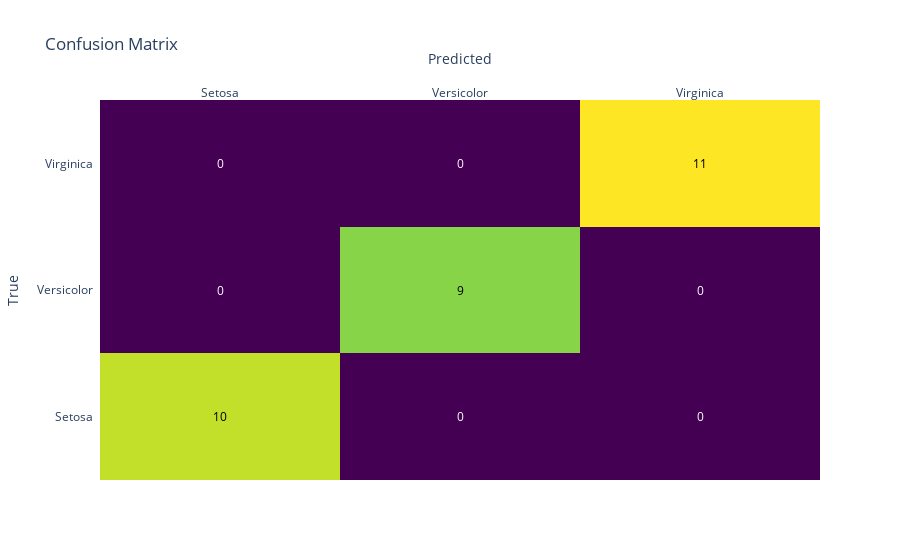
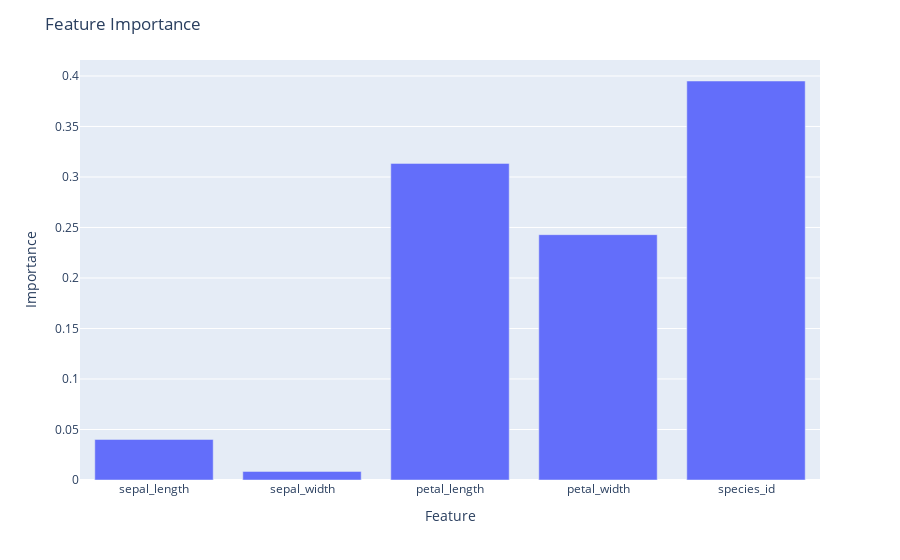

The notebook cell these images were saved under, in order:
### Code cell
# Confusion Matrix
conf_matrix = confusion_matrix(y_test, y_pred)
fig_cm = ff.create_annotated_heatmap(conf_matrix, x=['Setosa', 'Versicolor', 'Virginica'],
                                     y=['Setosa', 'Versicolor', 'Virginica'], colorscale='Viridis')
fig_cm.update_layout(title_text='Confusion Matrix', xaxis_title='Predicted', yaxis_title='True')
fig_cm.show()

# # ROC Curve (One vs Rest for multiclass)
# from sklearn.preprocessing import label_binarize
# y_test_bin = label_binarize(y_test, classes=['Iris-setosa', 'Iris-versicolor', 'Iris-virginica'])
# y_pred_proba = model.predict_proba(x_test)

# fig_roc = go.Figure()
# for i in range(3):
#     fpr, tpr, _ = roc_curve(y_test_bin[:, i], y_pred_proba[:, i])
#     auc_score = roc_auc_score(y_test_bin[:, i], y_pred_proba[:, i])
#     fig_roc.add_trace(go.Scatter(x=fpr, y=tpr, mode='lines',
#                                  name=f'Class {i+1} (AUC = {auc_score:.2f})'))

# fig_roc.update_layout(title_text='ROC Curve (One vs Rest)', xaxis_title='False Positive Rate', yaxis_title='True Positive Rate')
# fig_roc.show()

# Feature Importance Plot
feature_importances = model.feature_importances_
features = x.columns
fig_fi = px.bar(x=features, y=feature_importances, labels={'x':'Feature', 'y':'Importance'})
fig_fi.update_layout(title_text='Feature Importance')
fig_fi.show()

### Figure 1 — Plotly figure (JSON) as saved in the notebook; plotly's stock layout.template omitted (floating-point values rounded to 4 significant figures)
{"data": [{"colorscale": [[0, "#440154"], [0.1111, "#482878"], [0.2222, "#3e4989"], [0.3333, "#31688e"], [0.4444, "#26828e"], [0.5556, "#1f9e89"], [0.6667, "#35b779"], [0.7778, "#6ece58"], [0.8889, "#b5de2b"], [1, "#fde725"]], "reversescale": false, "showscale": false, "type": "heatmap", "x": ["Setosa", "Versicolor", "Virginica"], "y": ["Setosa", "Versicolor", "Virginica"], "z": [[10, 0, 0], [0, 9, 0], [0, 0, 11]]}], "layout": {"annotations": [{"font": {"color": "#000000"}, "showarrow": false, "text": "10", "x": "Setosa", "xref": "x", "y": "Setosa", "yref": "y"}, {"font": {"color": "#FFFFFF"}, "showarrow": false, "text": "0", "x": "Versicolor", "xref": "x", "y": "Setosa", "yref": "y"}, {"font": {"color": "#FFFFFF"}, "showarrow": false, "text": "0", "x": "Virginica", "xref": "x", "y": "Setosa", "yref": "y"}, {"font": {"color": "#FFFFFF"}, "showarrow": false, "text": "0", "x": "Setosa", "xref": "x", "y": "Versicolor", "yref": "y"}, {"font": {"color": "#000000"}, "showarrow": false, "text": "9", "x": "Versicolor", "xref": "x", "y": "Versicolor", "yref": "y"}, {"font": {"color": "#FFFFFF"}, "showarrow": false, "text": "0", "x": "Virginica", "xref": "x", "y": "Versicolor", "yref": "y"}, {"font": {"color": "#FFFFFF"}, "showarrow": false, "text": "0", "x": "Setosa", "xref": "x", "y": "Virginica", "yref": "y"}, {"font": {"color": "#FFFFFF"}, "showarrow": false, "text": "0", "x": "Versicolor", "xref": "x", "y": "Virginica", "yref": "y"}, {"font": {"color": "#000000"}, "showarrow": false, "text": "11", "x": "Virginica", "xref": "x", "y": "Virginica", "yref": "y"}], "title": {"text": "Confusion Matrix"}, "xaxis": {"dtick": 1, "gridcolor": "rgb(0, 0, 0)", "side": "top", "ticks": "", "title": {"text": "Predicted"}}, "yaxis": {"dtick": 1, "ticks": "", "ticksuffix": "  ", "title": {"text": "True"}}}}

### Figure 2 — Plotly figure (JSON) as saved in the notebook; plotly's stock layout.template omitted (floating-point values rounded to 4 significant figures)
{"data": [{"alignmentgroup": "True", "hovertemplate": "Feature=%{x}<br>Importance=%{y}<extra></extra>", "legendgroup": "", "marker": {"color": "#636efa", "pattern": {"shape": ""}}, "name": "", "offsetgroup": "", "orientation": "v", "showlegend": false, "textposition": "auto", "type": "bar", "x": ["sepal_length", "sepal_width", "petal_length", "petal_width", "species_id"], "xaxis": "x", "y": [0.04014, 0.008502, 0.3135, 0.2429, 0.395], "yaxis": "y"}], "layout": {"barmode": "relative", "legend": {"tracegroupgap": 0}, "margin": {"t": 60}, "title": {"text": "Feature Importance"}, "xaxis": {"anchor": "y", "domain": [0, 1], "title": {"text": "Feature"}}, "yaxis": {"anchor": "x", "domain": [0, 1], "title": {"text": "Importance"}}}}
